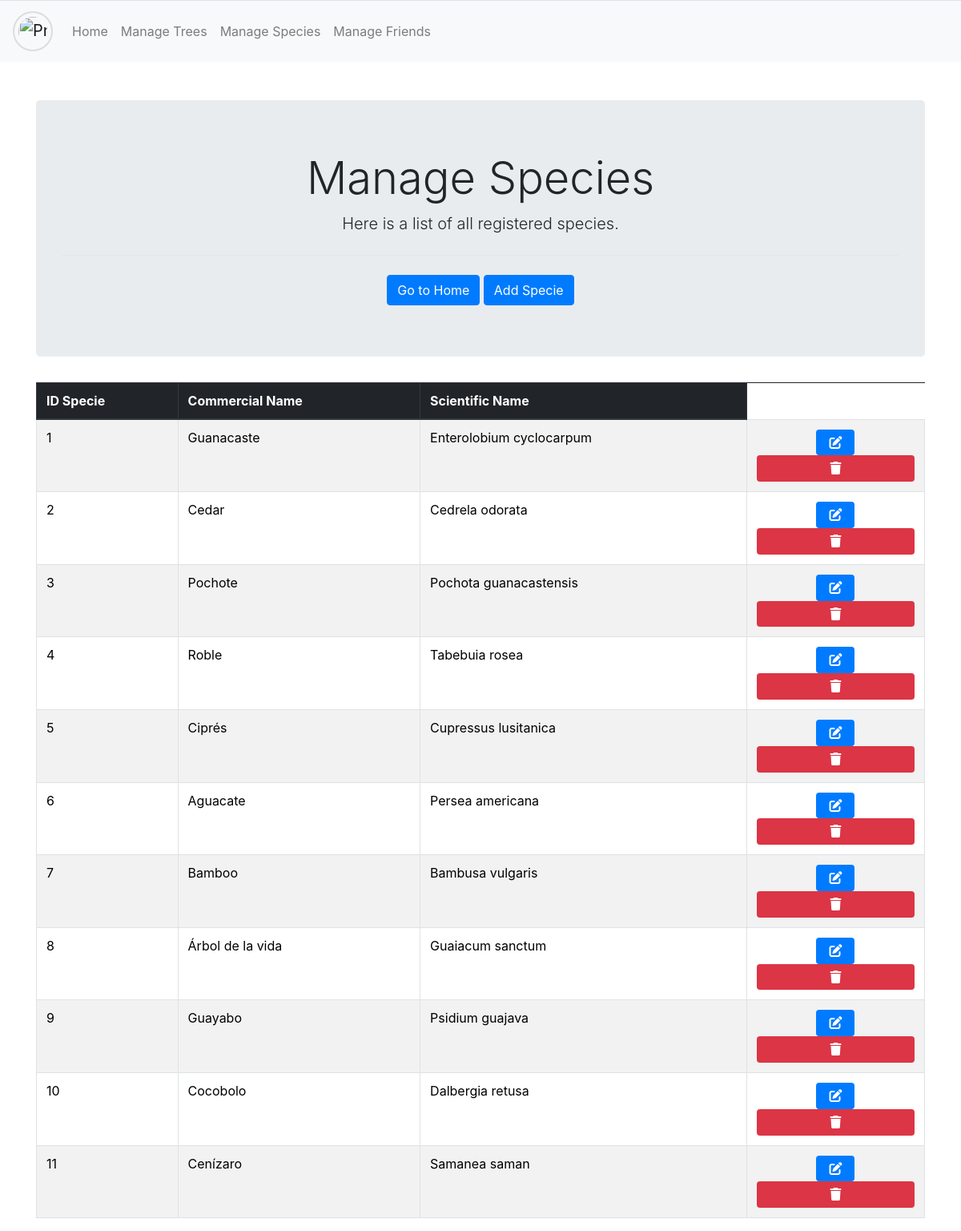
The page /administrator/manage_species.php on the database as committed earlier.
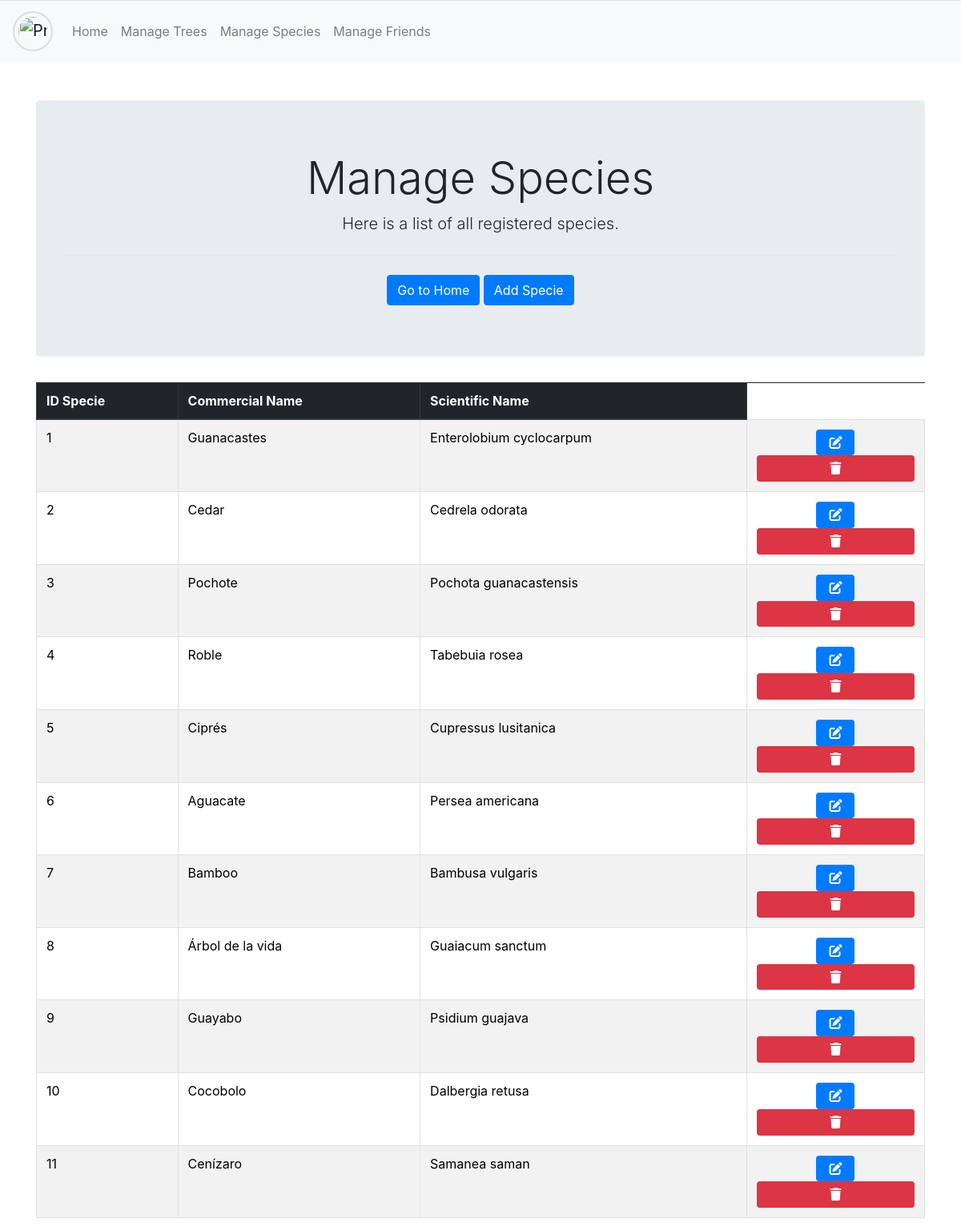
The same page on the database as committed later.
### tables this page shows
CREATE TABLE `species` (
  `Id_Specie` int(11) NOT NULL,
  `Commercial_Name` varchar(100) DEFAULT NULL,
  `Scientific_Name` varchar(100) DEFAULT NULL,
  `StatusS` int(2) DEFAULT 1
);

### utils/administrator/admin_functions.php (called while the page is built, shortened)
<?php
function getConnection(): bool|mysqli {
    $servername = "localhost";
    $username   = "root";
    $password   = "";
    $dbname     = "mytrees";
    try {
        $conn = new mysqli($servername, $username, $password, $dbname, 3306);
        return $conn;
    } catch (Exception $e) {
        echo "Error de conexión: " . $e->getMessage();
        return false;
    }
}
function getSpecies(): array {
    $conn = getConnection();
    $species = [];
    if ($conn) {
        $query = "
            SELECT Id_Specie, Commercial_Name, Scientific_Name
            FROM species
            WHERE StatusS = 1
        ";
        $result = mysqli_query($conn, $query);
        if ($result) {
            while ($row = mysqli_fetch_assoc($result)) {
                $species[] = [
                    'Id_Specie'          => $row['Id_Specie'],
                    'Commercial_Name'    => $row['Commercial_Name'],
                    'Scientific_Name'    => $row['Scientific_Name'],
                ];
            }
        } else {
            echo "Query error: " . mysqli_error($conn);
        }
    } else {
        echo "Connection error: " . mysqli_connect_error();
    }
    return $species;
}

### administrator/manage_species.php (the view, shortened to what this page needs)
<?php
  include('../utils/administrator/admin_functions.php');
  $species = getSpecies();
?>
<link href="https://cdn.jsdelivr.net/npm/bootstrap@5.3.3/dist/css/bootstrap.min.css" rel="stylesheet">
<link rel="stylesheet" href="../css/styles_manage_specie.css">
<?php require('../inc/header_admin.php')?>
<div class="container mt-5">
    <div class="jumbotron text-center">
      <h1 class="display-4">Manage Species</h1>
      <p class="lead">Here is a list of all registered species.</p>
      <hr class="my-4">
      <a href="../administrator/admin.php" class="btn btn-primary">Go to Home</a>
      <a href="register_specie.php" class="btn btn-primary">Add Specie</a>
    </div>
    <div class="table-responsive">
      <table class="table table-striped table-bordered">
        <thead class="thead-dark">
            <tr>
                <th>ID Specie</th>
                <th>Commercial Name</th>
                <th>Scientific Name</th>
            </tr>
        </thead>
        <tbody>
          <?php
              if (!empty($species)) {
                foreach ($species as $specie) { ?>
                    <tr>
                        <td><?= $specie['Id_Specie'] ?></td>
                        <td><?= $specie['Commercial_Name'] ?></td>
                        <td><?= $specie['Scientific_Name'] ?></td>
                        <td class="text-center">
                        <a href="update_specie.php?id=<?= $specie['Id_Specie'] ?>" class="btn btn-edit" title="Edit">
                            </a>
                            <form action="<?= BASE_URL; ?>actions/administrator/delete_specie.php" method="POST" style="display:inline;" title="Delete">
                                <button type="submit" class="btn btn-delete" onclick="return confirm('Are you sure you want to delete this specie?');">
                                </button>
                            </form>
                        </td>
                    </tr>
                <?php }
              }
            ?>
        </tbody>
    </table>
  </div>
</div>

Rows that differ between the two databases and show on the page:
changed species "Enterolobium cyclocarpum": Commercial_Name "Guanacaste" → "Guanacastes"
